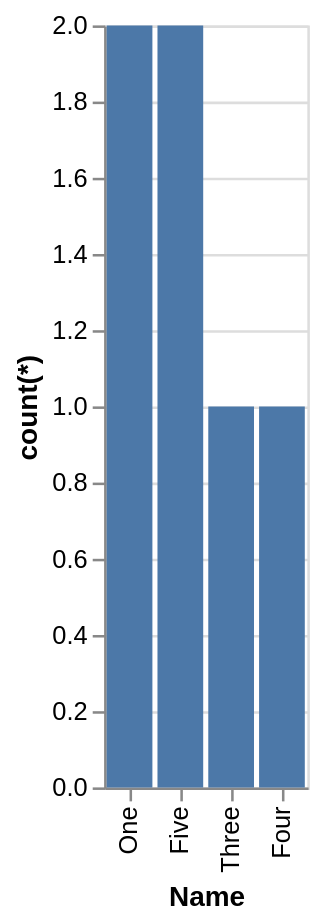

Write the Vega-Lite specification saved for this chart.
### Vega-Lite specification from a JSON file in a GitHub repository (floating-point values rounded to 4 significant figures)
{"data": {"values": [{"x_data": "One", "y_data": 2}, {"x_data": "Five", "y_data": 2}, {"x_data": "Three", "y_data": 1}, {"x_data": "Four", "y_data": 1}]}, "mark": "bar", "encoding": {"x": {"field": "x_data", "type": "nominal", "title": "Name", "sort": {"op": "sum", "field": "y_data", "order": "descending"}}, "y": {"field": "y_data", "type": "quantitative", "title": "count(*)"}}}
